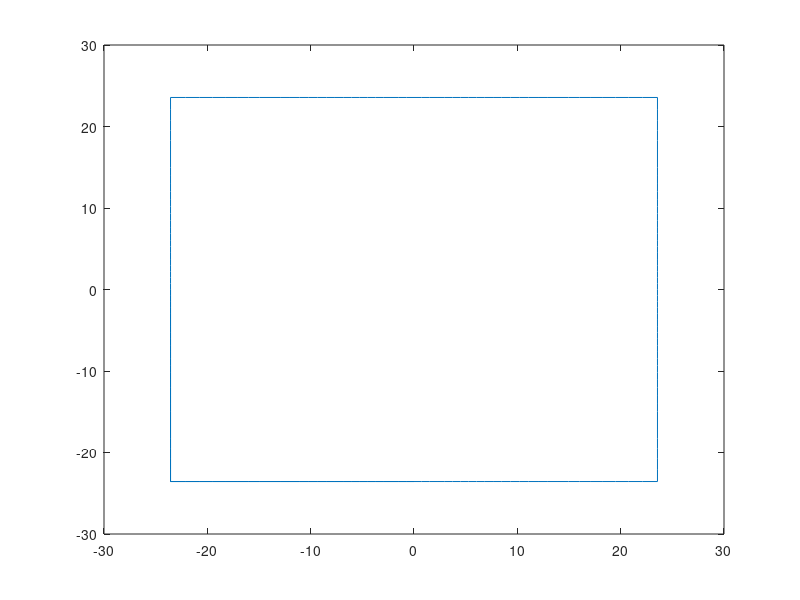

The MATLAB source for this figure: (Note: this script raises an error after producing the figure.)
%% circle to square play around script

%% Just playing around here
kc = 15; % cm
ks = pi()*kc/2; % cm

theta = -pi():pi()/100:3*pi()/2;

R_c = kc;

% Get square radius
for j = 1:length(theta)
    if theta(j) < -3*pi/4 || (-pi/4 < theta(j) & theta(j) < pi/4) || (3*pi/4 < theta(j) & theta(j) < 5*pi/4)
        R_s(j) = ks*sqrt(1 + tan(theta(j))^2);
    else
        R_s(j) = ks*sqrt(1 + 1/tan(theta(j))^2);
    end
    
end

x = R_s.*cos(theta);
y = R_s.*sin(theta);

figure
plot(x,y); xlim([-30 30])

%% Take session from circle and make it a circle if it is distorted

true_rad = 28.66;

[f, x] = ecdf(x_adj_cm);
xspan = x(find(f > 0.95,1,'first')) - x(find(f < 0.05,1,'last'));
[f, y] = ecdf(y_adj_cm);
yspan = y(find(f > 0.95,1,'first')) - y(find(f < 0.05,1,'last'));

x_use = x_adj_cm*true_rad/xspan;
y_use = y_adj_cm*true_rad/yspan;

%% Run transformation

% convert x and y to polar coordinates

